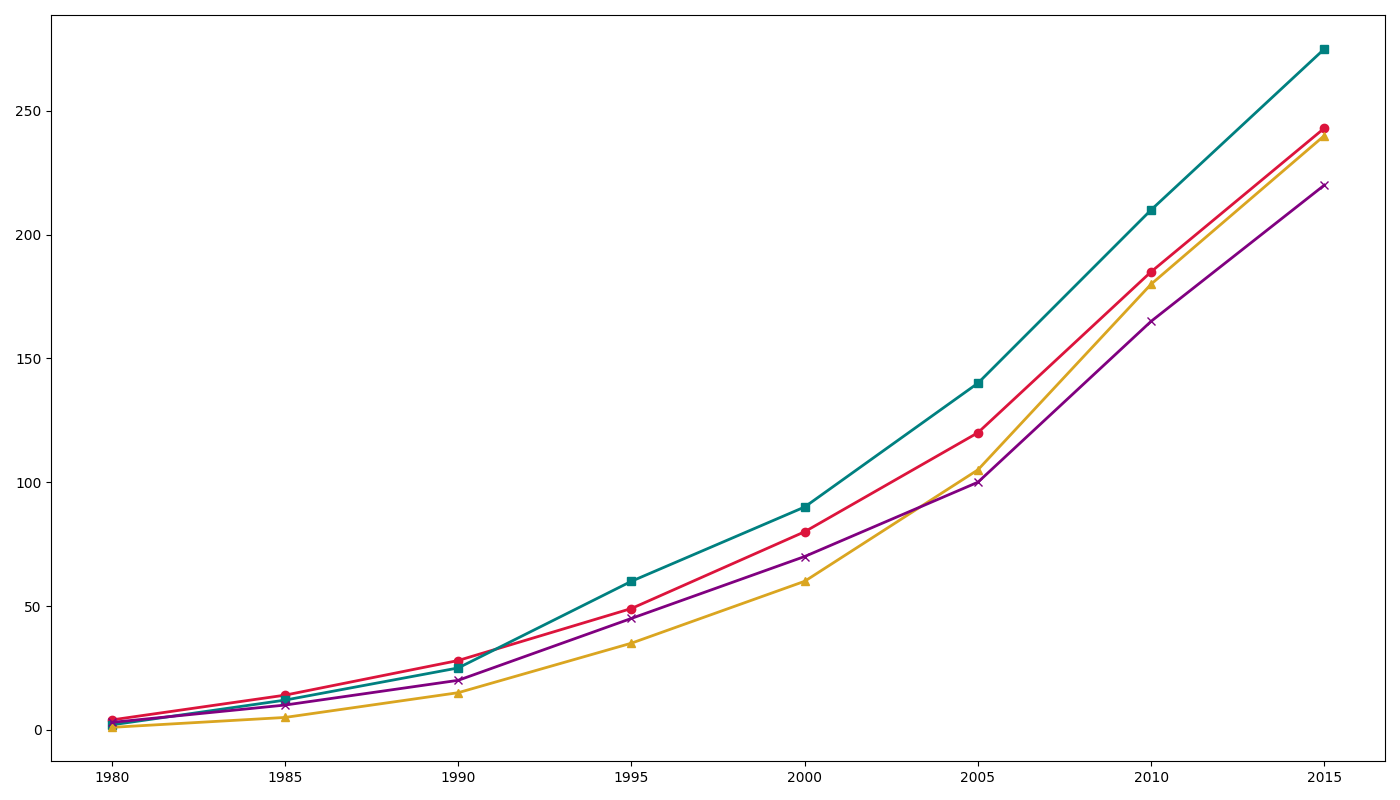

This figure's Python source:
import matplotlib.pyplot as plt
import numpy as np

years = np.array(range(1980, 2020, 5))
country_a_production = np.array([4, 14, 28, 49, 80, 120, 185, 243])
country_b_production = np.array([2, 12, 25, 60, 90, 140, 210, 275])
country_c_production = np.array([1, 5, 15, 35, 60, 105, 180, 240])
country_d_production = np.array([3, 10, 20, 45, 70, 100, 165, 220])

fig, ax = plt.subplots(figsize=(14, 8))

ax.plot(years, country_a_production, marker='o', linestyle='-', linewidth=2, color='crimson')
ax.plot(years, country_b_production, marker='s', linestyle='-', linewidth=2, color='teal')
ax.plot(years, country_c_production, marker='^', linestyle='-', linewidth=2, color='goldenrod')
ax.plot(years, country_d_production, marker='x', linestyle='-', linewidth=2, color='purple')

plt.tight_layout()
plt.show()
